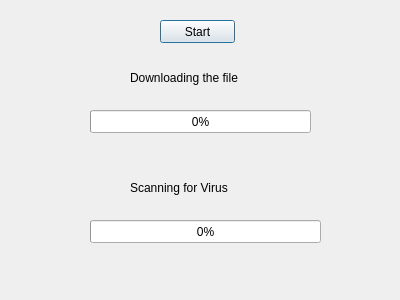
<?xml version="1.0" encoding="UTF-8"?>
<ui version="4.0">
 <class>Dialog</class>
 <widget class="QDialog" name="Dialog">
  <property name="geometry">
   <rect>
    <x>0</x>
    <y>0</y>
    <width>400</width>
    <height>300</height>
   </rect>
  </property>
  <property name="windowTitle">
   <string>Dialog</string>
  </property>
  <widget class="QLabel" name="label">
   <property name="geometry">
    <rect>
     <x>130</x>
     <y>70</y>
     <width>131</width>
     <height>16</height>
    </rect>
   </property>
   <property name="text">
    <string>Downloading the file</string>
   </property>
  </widget>
  <widget class="QLabel" name="label_2">
   <property name="geometry">
    <rect>
     <x>130</x>
     <y>180</y>
     <width>111</width>
     <height>16</height>
    </rect>
   </property>
   <property name="text">
    <string>Scanning for Virus</string>
   </property>
  </widget>
  <widget class="QPushButton" name="pushButton">
   <property name="geometry">
    <rect>
     <x>160</x>
     <y>20</y>
     <width>75</width>
     <height>23</height>
    </rect>
   </property>
   <property name="text">
    <string>Start</string>
   </property>
  </widget>
  <widget class="QProgressBar" name="progressBar">
   <property name="geometry">
    <rect>
     <x>90</x>
     <y>110</y>
     <width>221</width>
     <height>23</height>
    </rect>
   </property>
   <property name="value">
    <number>0</number>
   </property>
  </widget>
  <widget class="QProgressBar" name="progressBar_2">
   <property name="geometry">
    <rect>
     <x>90</x>
     <y>220</y>
     <width>231</width>
     <height>23</height>
    </rect>
   </property>
   <property name="value">
    <number>0</number>
   </property>
  </widget>
 </widget>
 <resources/>
 <connections/>
</ui>
